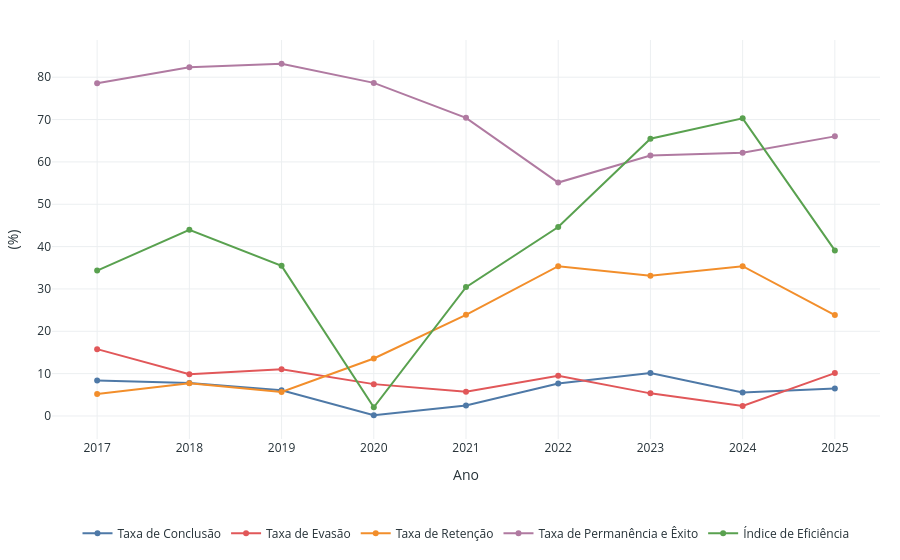

This figure's notebook cell:
### Markdown cell above
#### Gráfico 1 — Evolução dos Indicadores por Ano

Mostra a trajetória temporal dos principais indicadores acadêmicos de Permanência e Êxito. Permite visualizar simultaneamente permanência, conclusão, evasão, retenção e eficiência.

### Code cell
# melt() transforma o DataFrame de formato largo (uma coluna por indicador) para formato longo
ind_longo = ind_ano.melt(
    id_vars="Ano",
    value_vars=["TC", "TE", "TR", "TPE", "IEf"],
    var_name="Indicador",
    value_name="Valor (%)",
)

fig_g1 = px.line(
    ind_longo,
    x="Ano",
    y="Valor (%)",
    color="Indicador",
    markers=True,
    color_discrete_map=CORES_INDICADORES,
    title="1 — Evolução dos Indicadores por Ano",
    labels={"Indicador": "", "Valor (%)": "(%)"},
)
for trace in fig_g1.data:
    trace.name = ROTULOS_INDICADORES.get(trace.name, trace.name)
    trace.hovertemplate = trace.hovertemplate.replace(
        trace.legendgroup,
        ROTULOS_INDICADORES.get(trace.legendgroup, trace.legendgroup),
    )

fig_g1.update_xaxes(tickmode="linear", dtick=1)
fig_g1.update_layout(hovermode="x unified")
aplicar_layout_light(fig_g1, legenda_y=-0.2)
fig_g1.show()

ind_longo.head()

### Figure 1 — Plotly figure (JSON) as saved in the notebook; plotly's stock layout.template omitted (floating-point values rounded to 4 significant figures)
{"data": [{"hovertemplate": "=Taxa de Conclusão<br>Ano=%{x}<br>(%)=%{y}<extra></extra>", "legendgroup": "TC", "line": {"color": "#4E79A7", "dash": "solid"}, "marker": {"symbol": "circle"}, "mode": "lines+markers", "name": "Taxa de Conclusão", "orientation": "v", "showlegend": true, "type": "scatter", "x": [2017, 2018, 2019, 2020, 2021, 2022, 2023, 2024, 2025], "xaxis": "x", "y": [8.38, 7.8, 6.07, 0.16, 2.5, 7.65, 10.13, 5.56, 6.51], "yaxis": "y"}, {"hovertemplate": "=Taxa de Evasão<br>Ano=%{x}<br>(%)=%{y}<extra></extra>", "legendgroup": "TE", "line": {"color": "#E15759", "dash": "solid"}, "marker": {"symbol": "circle"}, "mode": "lines+markers", "name": "Taxa de Evasão", "orientation": "v", "showlegend": true, "type": "scatter", "x": [2017, 2018, 2019, 2020, 2021, 2022, 2023, 2024, 2025], "xaxis": "x", "y": [15.78, 9.84, 11.05, 7.52, 5.7, 9.49, 5.34, 2.35, 10.13], "yaxis": "y"}, {"hovertemplate": "=Taxa de Retenção<br>Ano=%{x}<br>(%)=%{y}<extra></extra>", "legendgroup": "TR", "line": {"color": "#F28E2B", "dash": "solid"}, "marker": {"symbol": "circle"}, "mode": "lines+markers", "name": "Taxa de Retenção", "orientation": "v", "showlegend": true, "type": "scatter", "x": [2017, 2018, 2019, 2020, 2021, 2022, 2023, 2024, 2025], "xaxis": "x", "y": [5.18, 7.7, 5.68, 13.57, 23.89, 35.38, 33.13, 35.36, 23.83], "yaxis": "y"}, {"hovertemplate": "=Taxa de Permanência e Êxito<br>Ano=%{x}<br>(%)=%{y}<extra></extra>", "legendgroup": "TPE", "line": {"color": "#B07AA1", "dash": "solid"}, "marker": {"symbol": "circle"}, "mode": "lines+markers", "name": "Taxa de Permanência e Êxito", "orientation": "v", "showlegend": true, "type": "scatter", "x": [2017, 2018, 2019, 2020, 2021, 2022, 2023, 2024, 2025], "xaxis": "x", "y": [78.55, 82.36, 83.19, 78.66, 70.41, 55.12, 61.53, 62.18, 66.03], "yaxis": "y"}, {"hovertemplate": "=Índice de Eficiência<br>Ano=%{x}<br>(%)=%{y}<extra></extra>", "legendgroup": "IEf", "line": {"color": "#59A14F", "dash": "solid"}, "marker": {"symbol": "circle"}, "mode": "lines+markers", "name": "Índice de Eficiência", "orientation": "v", "showlegend": true, "type": "scatter", "x": [2017, 2018, 2019, 2020, 2021, 2022, 2023, 2024, 2025], "xaxis": "x", "y": [34.34, 43.96, 35.45, 2.06, 30.43, 44.62, 65.46, 70.29, 39.1], "yaxis": "y"}], "layout": {"font": {"color": "#263238"}, "hovermode": "x unified", "legend": {"orientation": "h", "title": {"text": ""}, "tracegroupgap": 0, "x": 0.5, "xanchor": "center", "y": -0.2, "yanchor": "top"}, "margin": {"b": 85, "l": 20, "r": 20, "t": 40}, "paper_bgcolor": "white", "plot_bgcolor": "white", "title": {"text": ""}, "xaxis": {"anchor": "y", "domain": [0, 1], "dtick": 1, "gridcolor": "#ECEFF1", "showgrid": true, "tickmode": "linear", "title": {"text": "Ano"}, "zeroline": false}, "yaxis": {"anchor": "x", "domain": [0, 1], "gridcolor": "#ECEFF1", "showgrid": true, "title": {"text": "(%)"}, "zeroline": false}}}
